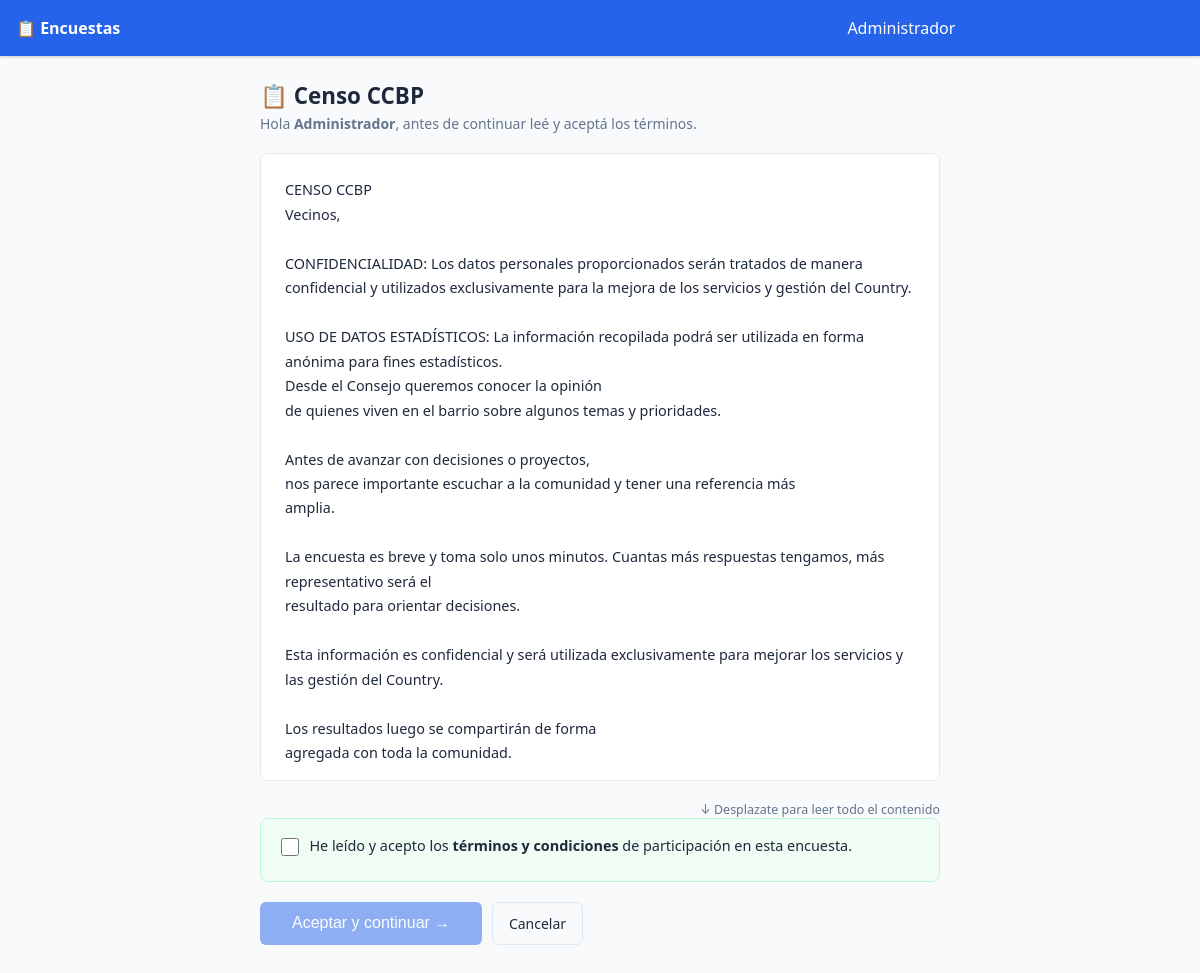
Page /encuesta/1/terminos (signed in) on the committed database.
### app/models.py (models this page shows, shortened)
class User(db.Model):
    __tablename__ = "users"
    id = db.Column(db.Integer, primary_key=True)
    documento = db.Column(db.String(50), unique=True, nullable=False)
    nombre = db.Column(db.String(200), nullable=False)
    email = db.Column(db.String(200))
    grupo_primario = db.Column(db.String(200))
    parcela = db.Column(db.String(100))
    app_access = db.Column(db.Boolean, default=True)
    password_hash = db.Column(db.String(256), nullable=False)
    is_admin = db.Column(db.Boolean, default=False)
    created_at = db.Column(db.DateTime, default=datetime.utcnow)
    responses = db.relationship("Response", backref="user", lazy=True)

class Survey(db.Model):
    __tablename__ = "surveys"
    id = db.Column(db.Integer, primary_key=True)
    title = db.Column(db.String(300), nullable=False)
    description = db.Column(db.Text)
    start_date = db.Column(db.DateTime)
    end_date = db.Column(db.DateTime)
    is_active = db.Column(db.Boolean, default=False)
    terms_text = db.Column(db.Text, nullable=True)   # Términos y condiciones (opcional)
    created_at = db.Column(db.DateTime, default=datetime.utcnow)
    questions = db.relationship(
        "Question", backref="survey", lazy=True, order_by="Question.order"
    )
    responses = db.relationship("Response", backref="survey", lazy=True)
    @property
    def is_open(self):
        now = datetime.utcnow()
        if not self.is_active:
            return False
        if self.start_date and now < self.start_date:
            return False
        if self.end_date and now > self.end_date:
            return False
        return True

### app/routes_survey.py (the view)
@survey_bp.route("/<int:survey_id>/terminos")
@login_required
def terms(survey_id):
    survey = Survey.query.get_or_404(survey_id)
    user = User.query.get(session["user_id"])
    if not survey.terms_text:
        return redirect(url_for("survey.take", survey_id=survey_id))
    existing = Response.query.filter_by(
        user_id=user.id, survey_id=survey_id, is_complete=True
    ).first()
    if existing:
        flash("Ya respondiste esta encuesta.", "info")
        return redirect(url_for("survey.index"))
    if not survey.is_open:
        flash("Esta encuesta no está disponible actualmente.", "warning")
        return redirect(url_for("survey.index"))
    return render_template("survey/terms.html", survey=survey, user=user)

### app/routes_survey.py (called while the page is built)
def login_required(f):
    @wraps(f)
    def decorated(*args, **kwargs):
        if not session.get("user_id"):
            return redirect(url_for("auth.login"))
        return f(*args, **kwargs)
    return decorated

### templates/survey/terms.html (shortened to what this page needs)
{% extends "base.html" %}
{% block content %}
<div class="terms-wrap">
  <div style="margin-bottom:1.25rem;">
    <h1 class="page-title" style="margin-bottom:.2rem;">📋 {{ survey.title }}</h1>
    <p class="text-muted">Hola <strong>{{ user.nombre }}</strong>, antes de continuar leé y aceptá los términos.</p>
  </div>
  <div class="terms-body" id="terms-body">
    {{ survey.terms_text | markdown_to_html | safe }}
  </div>
  <p class="scroll-hint" id="scroll-hint">↓ Desplazate para leer todo el contenido</p>
  <form method="POST" action="/encuesta/{{ survey.id }}/terminos/aceptar" id="terms-form">
    <div class="accept-box">
      <label class="form-check" style="align-items:flex-start;gap:.65rem;">
        <input type="checkbox" name="accept_terms" value="1" id="accept-chk"
               style="width:18px;height:18px;margin-top:.15rem;flex-shrink:0;"
               onchange="toggleSubmit()">
        <span style="font-size:.9rem;line-height:1.5;">
          He leído y acepto los <strong>términos y condiciones</strong> de participación en esta encuesta.
        </span>
      </label>
    </div>
    <div class="flex gap-2 flex-wrap">
      <button type="submit" id="submit-btn" class="btn btn-primary" disabled
              style="font-size:1rem;padding:.65rem 2rem;opacity:.5;cursor:not-allowed;">
        Aceptar y continuar →
      </button>
      <a href="/encuesta/" class="btn btn-outline">Cancelar</a>
    </div>
  </form>
</div>
{% endblock %}

### templates/base.html (shortened to what this page needs)
<!DOCTYPE html>
<html lang="es">
<head>
</head>
<body>
<nav>
  <a class="brand" href="/">📋 Encuestas</a>
  {% if session.user_id %}
  <div class="nav-menu" id="nav-menu">
    <span class="user-name">{{ session.user_name }}</span>
    {% if session.is_admin %}
      <a href="/admin/">Panel admin</a>
      <a href="/admin/users">Usuarios</a>
    {% else %}
      <a href="/encuesta/">Mis encuestas</a>
    {% endif %}
    <a href="/logout">Salir</a>
  </div>
  {% endif %}
</nav>
<main>
  {% block content %}{% endblock %}
</main>
</body>
</html>

### templates/base.html (style rules this page uses)
*, *::before, *::after { box-sizing: border-box; margin: 0; padding: 0; }
:root { --primary: #2563eb; --primary-dark: #1d4ed8; --success: #16a34a; --danger: #dc2626; --warning: #d97706; --info: #0891b2; --bg: #f8fafc; --surface: #ffffff; --border: #e2e8f0; --text: #1e293b; --text-muted: #64748b; --radius: 8px; --nav-h: 56px; }
html { font-size: 16px; }
body { font-family: system-ui, -apple-system, sans-serif; background: var(--bg); color: var(--text); min-height: 100vh; }
a { color: var(--primary); text-decoration: none; }
nav { background: var(--primary); color: #fff; padding: 0 1rem; display: flex; align-items: center; justify-content: space-between; height: var(--nav-h); position: sticky; top: 0; z-index: 50; box-shadow: 0 1px 3px rgba(0,0,0,.2); }
nav .brand { font-weight: 700; font-size: 1rem; color: #fff; white-space: nowrap; }
.nav-menu { display: flex; gap: .75rem; align-items: center; }
main { max-width: 1100px; margin: 0 auto; padding: 1.5rem 1rem 3rem; }
.btn { display: inline-flex; align-items: center; gap: .35rem; padding: .45rem 1rem; border-radius: 6px; font-size: .875rem; font-weight: 500; cursor: pointer; border: none; transition: .15s; white-space: nowrap; line-height: 1.4; }
.btn-primary { background: var(--primary); color: #fff; }
.btn-outline { background: transparent; border: 1px solid var(--border); color: var(--text); }
label { display: block; font-size: .875rem; font-weight: 500; margin-bottom: .35rem; color: var(--text); }
.form-check { display: flex; align-items: center; gap: .5rem; margin-bottom: .5rem; }
.form-check input { width: auto; height: 16px; width: 16px; }
.page-title { font-size: 1.4rem; font-weight: 700; margin-bottom: 1.25rem; }
.text-muted { color: var(--text-muted); font-size: .875rem; }
.flex { display: flex; }
.flex-wrap { flex-wrap: wrap; }
.gap-2 { gap: .6rem; }

### templates/survey/terms.html (style rules this page uses)
.terms-wrap { max-width: 680px; margin: 0 auto; }
.terms-body { background: var(--surface); border: 1px solid var(--border); border-radius: var(--radius); padding: 1.5rem; max-height: 55vh; overflow-y: auto; font-size: .9rem; line-height: 1.7; margin-bottom: 1.25rem; }
.terms-body p { margin-bottom: .6rem; }
.accept-box { background: #f0fdf4; border: 1px solid #bbf7d0; border-radius: var(--radius); padding: 1rem 1.25rem; margin-bottom: 1.25rem; }
.scroll-hint { font-size: .78rem; color: var(--text-muted); text-align: right; margin-top: .3rem; }

### rows in the picture
User: user_name "Administrador", nombre "Administrador"
Survey: title "Censo CCBP", terms_text "CENSO CCBP Vecinos, CONFIDENCIALIDAD: Los datos personales proporcionados serán tratados de manera confidencial y utilizados exclusivamente para la mejora de los servicios y gestión del Country. USO DE DATOS ESTADÍSTICOS: La información recopilada podrá ser utilizada en forma anónima para fines estadísticos. Desde el Consejo queremos conocer la opinión de quienes viven en el barrio sobre algunos temas y prioridades. Antes de avanzar con decisiones o proyectos, nos parece importante escuchar a la comunidad y tener una referencia más amplia. La encuesta es breve y toma solo unos minutos. Cuantas más respuestas tengamos, más representativo será el resultado para orientar decisiones. Esta…"
